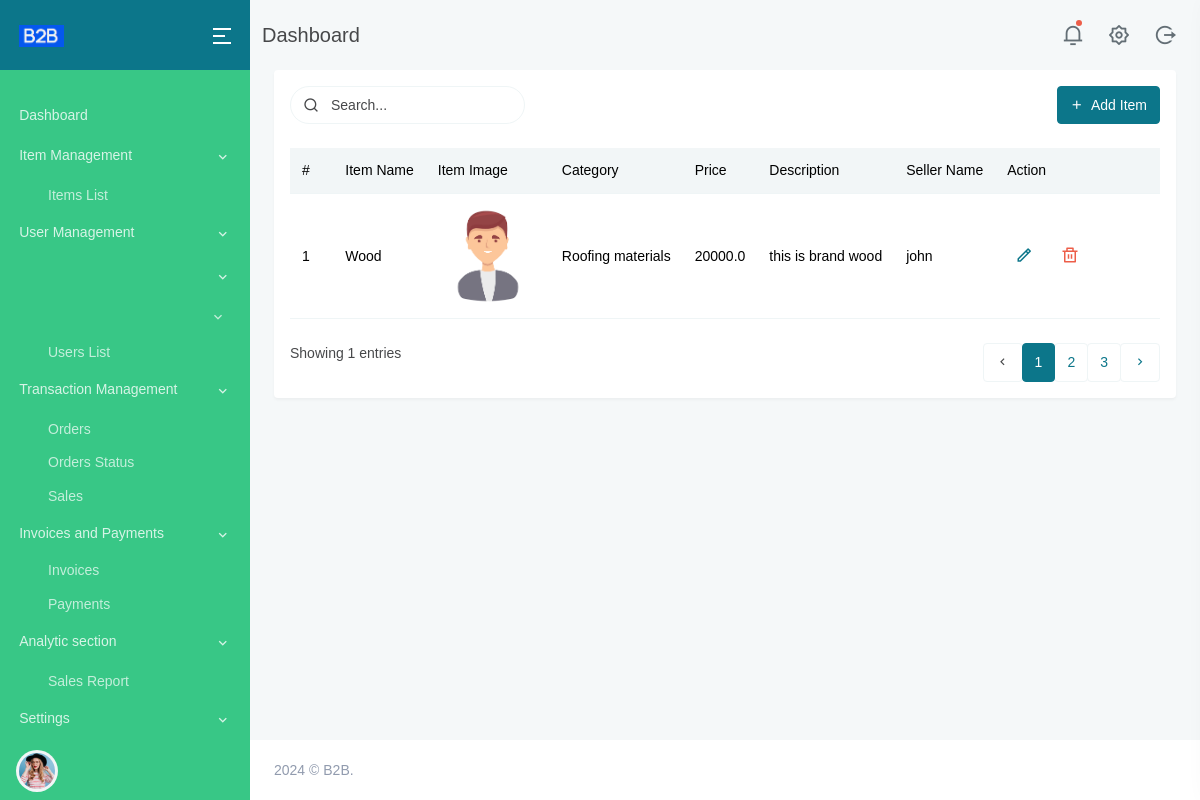
Before: /items/ with the older database file.
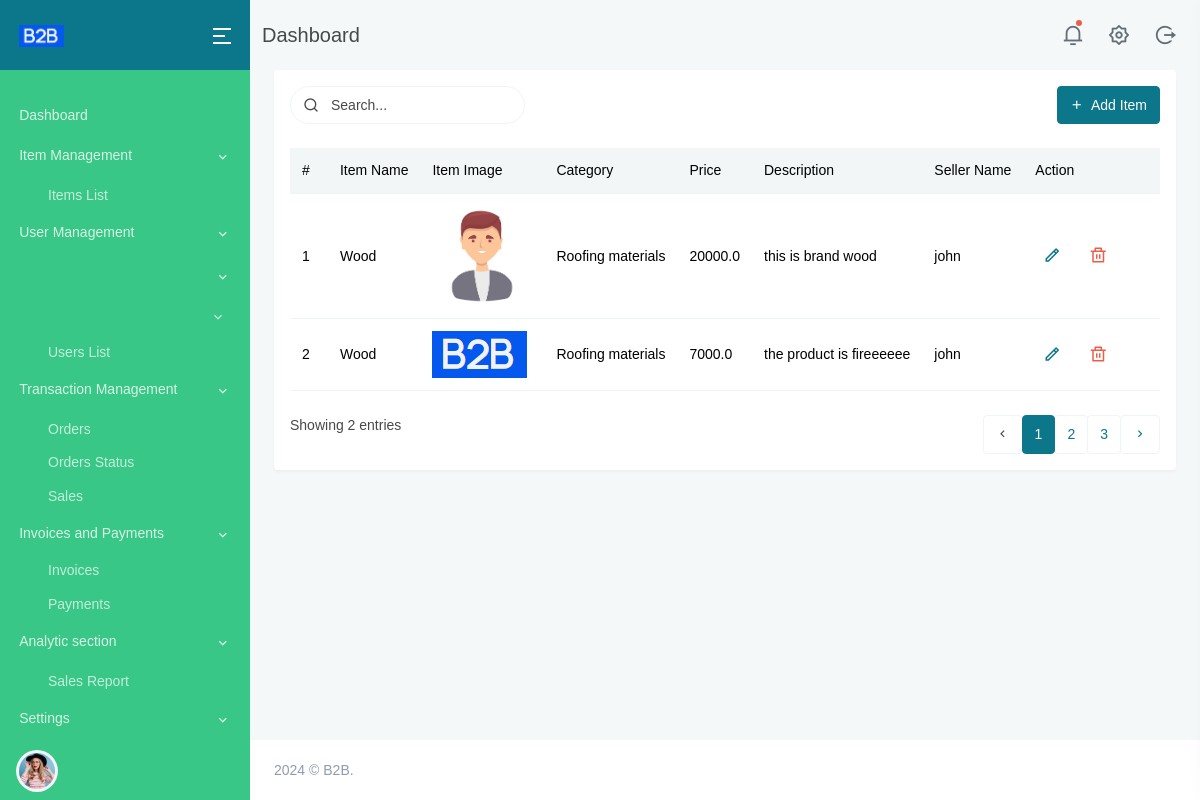
After: the same page with the newer database file.
### main/models.py (models this page shows, shortened)
class Item(models.Model):
    item_name = models.CharField(max_length=100)
    category = models.ForeignKey(Category, on_delete=models.CASCADE)
    price = models.FloatField()
    item_image = models.ImageField(upload_to='items_images/')
    description = models.TextField()
    seller_name = models.CharField(max_length=100, default="john")

class Category(models.Model):
    category = models.CharField(max_length=30)
    def __str__(self):
        return self.category

### main/views.py (the view)
# urls.py: path('items/', ItemViewSet.as_view({'get': 'list', 'post': 'create'}), name='item_list'),
def item_list(request):
    items = Item.objects.all()
    categories = Category.objects.all()
    return render(request, 'item.html', {'items': items, 'categories': categories})

### templates/item.html (shortened to what this page needs)
{% extends "base.html" %}
{% load static %}
{% block content %}
<div class="main-content">
    <div class="page-content">
        <div class="container-fluid">
            <div class="row">
                <div class="col-lg-12">
                    <div class="card">
                        <div class="card-body">
                            <div class="row mb-2">
                                <div class="col-md-6">
                                    <div class="form-inline float-md-start mb-3">
                                        <div class="search-box me-2">
                                            <div class="position-relative">
                                                <input type="text" class="form-control border" placeholder="Search...">
                                                <i class="ri-search-line search-icon"></i>
                                            </div>
                                        </div>
                                    </div>
                                </div>
                                <div class="col-md-6">
                                    <div class="mb-3 float-end">
                                        <a href="#" class="btn btn-primary" data-bs-toggle="modal" data-bs-target="#addItemModal">
                                            <i class="mdi mdi-plus me-1"></i> Add Item
                                        </a>
                                    </div>
                                </div>
                            </div>
                            <div class="table-responsive mb-4">
                                <table class="table table-hover table-nowrap align-middle mb-0">
                                    <thead class="bg-light">
                                        <tr>
                                            <th scope="col" style="width: 50px;">#</th>
                                            <th scope="col">Item Name</th>
                                            <th scope="col">Item Image</th>
                                            <th scope="col">Category</th>
                                            <th scope="col">Price</th>
                                            <th scope="col">Description</th>
                                            <th scope="col">Seller Name</th>
                                            <th scope="col" style="width: 200px;">Action</th>
                                        </tr>
                                    </thead>
                                    <tbody>
                                        {% for item in items %}
                                        <tr>
                                            <th scope="row">{{ forloop.counter }}</th>
                                            <td>{{ item.item_name }}</td>
                                            <td>  <img src="{{ item.item_image.url }}" alt="{{ item.item_name }}" style="max-width: 100px; max-height: 100px;"></td>
                                            <td>{{ item.category }}</td>
                                            <td>{{ item.price }}</td>
                                            <td>{{ item.description }}</td>
                                            <td>{{ item.seller_name }}</td>
                                            <td>
                                                <ul class="list-inline mb-0">
                                                    <li class="list-inline-item">
                                                        <a href="javascript:void(0);" class="px-2 text-primary"><i class="ri-pencil-line font-size-18"></i></a>
                                                    </li>
                                                    <li class="list-inline-item">
                                                        <a href="javascript:void(0);" class="px-2 text-danger"><i class="ri-delete-bin-line font-size-18"></i></a>
                                                    </li>
                                                </ul>
                                            </td>
                                        </tr>
                                        {% endfor %}
                                    </tbody>
                                </table>
                            </div>
                            <div class="row mt-4">
                                <div class="col-sm-6">
                                    <div>
                                        <p class="mb-sm-0">Showing {{ items|length }} entries</p>
                                    </div>
                                </div>
                                <div class="col-sm-6">
                                    <div class="float-sm-end">
                                        <ul class="pagination mb-sm-0">
                                            <li class="page-item disabled">
                                                <a href="#" class="page-link"><i class="mdi mdi-chevron-left"></i></a>
                                            </li>
                                            <li class="page-item active">
                                                <a href="#" class="page-link">1</a>
                                            </li>
                                            <li class="page-item">
                                                <a href="#" class="page-link">2</a>
                                            </li>
                                            <li class="page-item">
                                                <a href="#" class="page-link">3</a>
                                            </li>
                                            <li class="page-item">
                                                <a href="#" class="page-link"><i class="mdi mdi-chevron-right"></i></a>
                                            </li>
                                        </ul>
                                    </div>
                                </div>
                            </div>
                        </div>
                    </div>
                </div>
            </div>
        </div>
    </div>
</div>
{% endblock %}

### templates/base.html (shortened to what this page needs)
{% load static %}
<!doctype html>
<html lang="en">
    <head>
    <link href="{% static 'assets/libs/jsvectormap/css/jsvectormap.min.css' %}" rel="stylesheet" type="text/css">
    <link href="{% static 'assets/css/bootstrap.min.css' %}" id="bootstrap-style" rel="stylesheet" type="text/css">
    <link href="{% static 'assets/css/icons.min.css' %}" rel="stylesheet" type="text/css">
    <link href="{% static 'assets/css/app.min.css' %}" id="app-style" rel="stylesheet" type="text/css">
    <link href="https://unicons.iconscout.com/release/v4.0.0/css/unicons.css" rel="stylesheet">
    </head>
    <body data-sidebar="colored">
        <div id="layout-wrapper">
            <header id="page-topbar">
                <div class="navbar-header">
                    <div class="d-flex">
                      <div class="page-title-box align-self-center d-none d-md-block">
                        <h4 class="page-title mb-0">Dashboard</h4>
                      </div>
                    </div>
                    <div class="d-flex">
                        <div class="dropdown d-inline-block">
                            <button type="button" class="btn header-item noti-icon waves-effect" id="page-header-notifications-dropdown" data-bs-toggle="dropdown" aria-expanded="false">
                                <i class="ri-notification-3-line"></i>
                                <span class="noti-dot"></span>
                            </button>
                        </div>
                        <div class="dropdown d-inline-block">
                            <a href="{% url 'settings' %}">
                                <button type="button" class="btn header-item noti-icon right-bar-toggle waves-effect">
                                    <i class="ri-settings-2-line"></i>
                                </button>
                            </a>
                        </div>
                        <div class="dropdown d-inline-block">
                            <a href="{% url 'logout' %}">
                                <button type="button" class="btn header-item noti-icon right-bar-toggle waves-effect">
                                    <i class="ri-logout-circle-r-line"></i>
                                </button>
                            </a>
                        </div>
                    </div>
                </div>
            </header>
            <div class="vertical-menu bg-success">
                 <div class="navbar-brand-box">
                    <a href="{% url 'index' % }" class="logo logo-light">
                        <span class="logo-lg">
                        <img src="{% static 'assets/images/B2B.png' %}" alt="logo-light" height="22">
                        </span>
                    </a>
                </div>
                <button type="button" class="btn btn-sm px-3 font-size-24 header-item waves-effect vertical-menu-btn" id="vertical-menu-btn">
                    <i class="ri-menu-2-line align-middle"></i>
                </button>
                <div data-simplebar="" class="vertical-scroll">
                    <div id="sidebar-menu">
                         <ul class="metismenu list-unstyled" id="side-menu">
                            <li>
                                <a href="{% url 'index' % }" class="waves-effect">
                                    <span>Dashboard</span>
                                </a>
                            </li>
                            <li>
                                <a href="javascript: void(0);" class="has-arrow waves-effect">
                                    <span>Item Management </span>
                                </a>
                                <ul class="sub-menu" aria-expanded="false">
                                    <li><a href="{% url 'item_list' %}">Items List</a></li>
                                </ul>
                            </li>
                            <li>
                                <a href="javascript: void(0);" class="has-arrow waves-effect">
                                    <span>User Management </span>
                                <ul class="sub-menu" aria-expanded="true">
                                    <li><a href="{% url 'userslist' %}">Users List</a></li>
                                </ul>
                            </li>
                            <li>
                                <a href="javascript: void(0);" class="has-arrow waves-effect">
                                    <span>Transaction Management</span>
                                </a>
                                        <ul class="sub-menu" aria-expanded="false">
                                            <li><a href="{% url 'orders' %}">Orders</a></li>
                                            <li><a href="">Orders Status</a></li>
                                            <li><a href="{% url 'sales'%}">Sales</a></li>
                                        </ul>
                            </li>
                                    <li>
                                        <a href="javascript: void(0);" class="has-arrow">Invoices and Payments</a>
                                        <ul class="sub-menu" aria-expanded="false">
                                            <li><a href="{% url 'invoices'%}">Invoices</a></li>
                                            <li><a href="{% url 'payments' %}">Payments</a></li>
                                        </ul>
                                    </li>
                            <li>
                                <a href="javascript: void(0);" class="has-arrow waves-effect">
                                    <span>Analytic section</span>
                                </a>
                                <ul class="sub-menu" aria-expanded="true">
                                    <li><a href="#">Sales Report</a></li>
                                </ul>
                            </li>
                            <li>
                                <a href="javascript: void(0);" class="has-arrow waves-effect">
                                    <span>Settings</span>
                                </a>
                            </li>
                     </ul>
                    </div>
                </div>
                <div class="dropdown px-3 sidebar-user sidebar-user-info">
                    <button type="button" class="btn w-100 px-0 border-0" id="page-header-user-dropdown" data-bs-toggle="dropdown" aria-haspopup="true" aria-expanded="false">
                        <span class="d-flex align-items-center">
                            <div class="flex-shrink-0">
                                    <img src="{% static 'assets/images/users/avatar-2.jpg' %}" class="img-fluid header-profile-user rounded-circle" alt="">
                            </div>
                            <div class="flex-grow-1 ms-2 text-start">
                            </div>
                        </span>
                    </button>
                </div>
            </div>
    {% block content %}
    {% endblock content %}
            <footer class="footer">
                <div class="container-fluid">
                    <div class="row">
                        <div class="col-sm-6">
                            <script>document.write(new Date().getFullYear())</script> © B2B.
                        </div>
                    </div>
                </div>
            </footer>
        </div>
</body>
</html>

Changed rows visible on the page:
added Item: item_name "Wood", item_image (picture), category "Roofing materials", price "7000.0", description "the product is fireeeeee", seller_name "john"
Other visible differences:
{{ items|length }}: "1" → "2"
